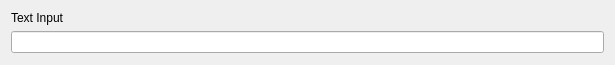
<?xml version="1.0" encoding="UTF-8"?>
<ui version="4.0">
 <class>Form</class>
 <widget class="QWidget" name="Form">
  <property name="geometry">
   <rect>
    <x>0</x>
    <y>0</y>
    <width>615</width>
    <height>65</height>
   </rect>
  </property>
  <property name="sizePolicy">
   <sizepolicy hsizetype="Minimum" vsizetype="Minimum">
    <horstretch>0</horstretch>
    <verstretch>0</verstretch>
   </sizepolicy>
  </property>
  <property name="windowTitle">
   <string>Test GUI</string>
  </property>
  <layout class="QVBoxLayout" name="verticalLayout_2">
   <item>
    <layout class="QVBoxLayout" name="verticalLayout">
     <item>
      <widget class="QLabel" name="label">
       <property name="text">
        <string>Text Input</string>
       </property>
      </widget>
     </item>
     <item>
      <widget class="QLineEdit" name="lineEdit">
       <property name="alignment">
        <set>Qt::AlignLeading|Qt::AlignLeft|Qt::AlignVCenter</set>
       </property>
      </widget>
     </item>
     <item>
      <spacer name="verticalSpacer">
       <property name="orientation">
        <enum>Qt::Vertical</enum>
       </property>
       <property name="sizeType">
        <enum>QSizePolicy::Expanding</enum>
       </property>
       <property name="sizeHint" stdset="0">
        <size>
         <width>20</width>
         <height>0</height>
        </size>
       </property>
      </spacer>
     </item>
    </layout>
   </item>
  </layout>
 </widget>
 <resources/>
 <connections/>
</ui>
